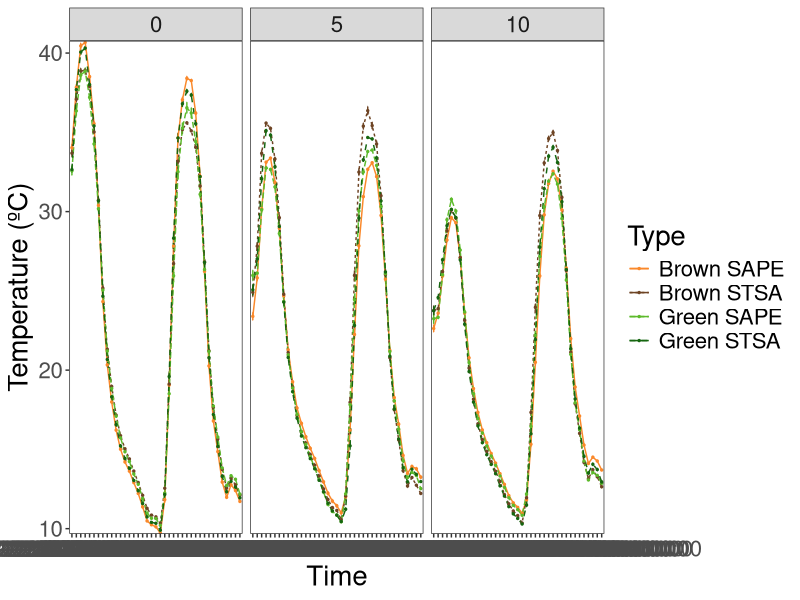

This chart was generated by the following R code:
# Analysis of IRES Litter Microclimate Group data for microphase 1 experiment
# HThroop wrote script on August 2, 2022 
# HThroop made minor tweaks on Sept 20, 2022
# SSmania adjusted code to be used for iButton data in place of litter moisture Sep 27, 2023
setwd("/Users/Siena/Desktop/microclimate")

library(tidyverse)
library(ggplot2)
library(scales)
library(dplyr)
library(data.table)
library(lubridate)

my_colors <- c("#fa882a","#6e4424","#5dba2b","#166610")

#read csv with manually made datetime column
df_Temps1=read.csv('Microphase1_iButtons_ALL_dt.csv')


#add rainfall based on quadrat
df_Temps1 <- df_Temps1 %>% 
  mutate(Rainfall = case_when(
    endsWith(quadrat, '1') ~ 0,
    endsWith(quadrat, '5') ~ 0,
    endsWith(quadrat, '7') ~ 0,
    endsWith(quadrat, '11') ~ 0,
    endsWith(quadrat, '13') ~ 0,
    endsWith(quadrat, '2') ~ 5,
    endsWith(quadrat, '4') ~ 5,
    endsWith(quadrat, '8') ~ 5,
    endsWith(quadrat, '12') ~ 5,
    endsWith(quadrat, '14') ~ 5,
    endsWith(quadrat, '3') ~ 10,
    endsWith(quadrat, '6') ~ 10,
    endsWith(quadrat, '9') ~ 10,
    endsWith(quadrat, '10') ~ 10,
    endsWith(quadrat, '15') ~ 10
  ))

df_Temps1$datetime <- as.POSIXct(df_Temps1$datetime, format = "%m/%d/%y %H:%M")
df_Temps1 <- df_Temps1 %>% 
  mutate(interval = cut(datetime, breaks = "60 min"))

# calculate mean values for line graphs 
df_Temps1.means <- df_Temps1 %>% 
  group_by(Type, Rainfall, interval) %>% 
  summarise(Temp_mean=mean(temperature, na.rm=TRUE), n=n(), sd=sd(temperature, na.rm=TRUE), se=sd/sqrt(n))
df_Temps1.means$se<-as.numeric(df_Temps1.means$se)
df_Temps1.means$Temp_mean<-as.numeric(df_Temps1.means$Temp_mean)
df_Temps1.means

p1 <- ggplot(df_Temps1.means, aes(x=interval, y=Temp_mean, color=Type)) + 
  aes(group=Type) +
  geom_errorbar(aes(ymin=Temp_mean-se, ymax=Temp_mean+se), width=0.1) +
  geom_line(aes(color=Type, linetype=Type)) +
  geom_point(size=0.5) +
  xlab("Time") + 
  ylab("Temperature (ºC)") +
  scale_color_manual(values = my_colors) +
  theme_bw() +
  theme(text = element_text(size = 20)) +
  theme(panel.grid.major = element_blank()) +
  theme(panel.grid.minor = element_blank()) +
  scale_y_continuous(expand=c(0,0)) +
  #scale_x_datetime(date_labels = "%m/%d/%y %H:%M",breaks = date_breaks("2 hours"))+
  #theme(axis.text.x = element_text(angle = 90, vjust = 1.0, hjust = 1.0)) +
  #scale_x_datetime(labels=format("%H:%M"), expand=c(0,0)) +
  #xlim(c(as.POSIXct('07/24/22 11:00', format = "%m/%d/%y %H:%M"),
         #as.POSIXct('07/26/22 7:00', format = "%m/%d/%y %H:%M"))) +
  facet_grid(~Rainfall) 
p1

